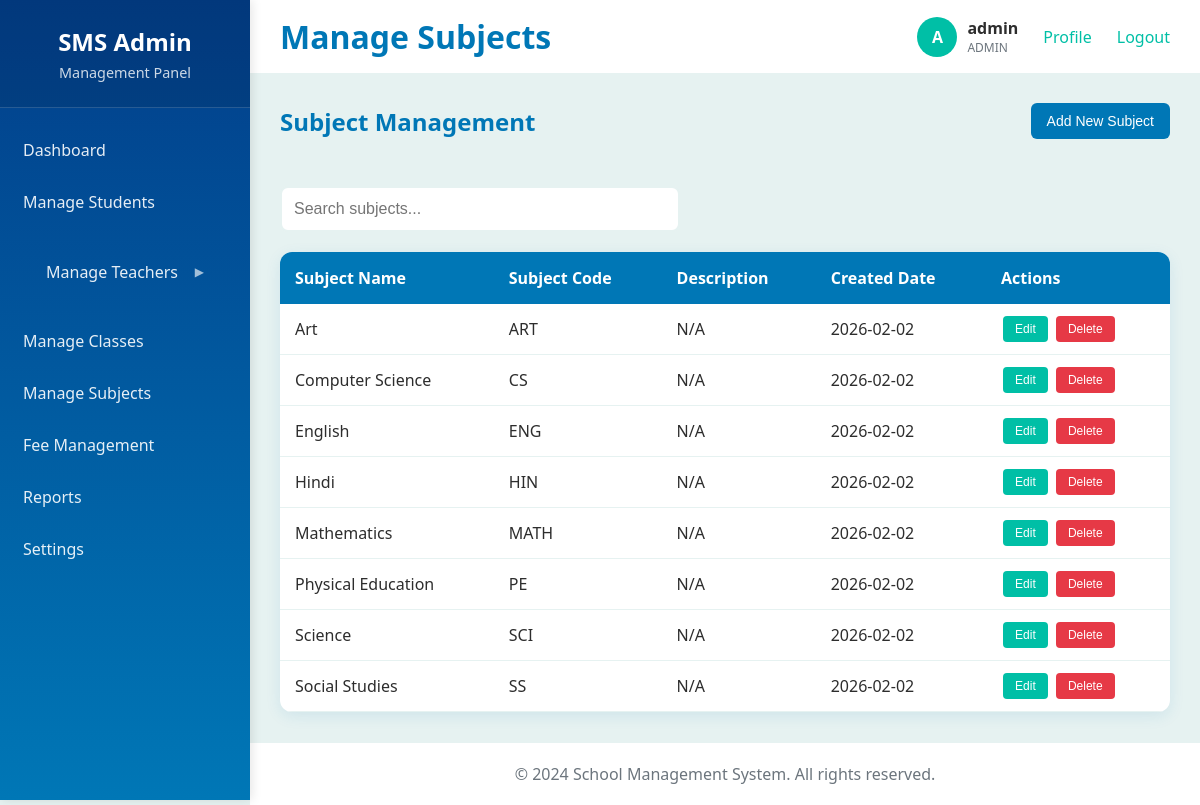
The app's page /admin/subjects.php (signed in) with its own data.
### tables this page shows
CREATE TABLE subjects (
    id INT PRIMARY KEY AUTO_INCREMENT,
    name VARCHAR(100) NOT NULL,
    code VARCHAR(20) UNIQUE,
    description TEXT,
    created_at TIMESTAMP DEFAULT CURRENT_TIMESTAMP
);

### config/database.php (called while the page is built, shortened)
<?php
class Database {
    private $host = DB_HOST;
    private $user = DB_USER;
    private $pass = DB_PASS;
    private $dbname = DB_NAME;
    private $dbh;
    public function __construct() {
        $dsn = 'mysql:host=' . $this->host . ';dbname=' . $this->dbname;
        $options = array(
            PDO::ATTR_PERSISTENT => true,
            PDO::ATTR_ERRMODE => PDO::ERRMODE_EXCEPTION
        );
        try {
            $this->dbh = new PDO($dsn, $this->user, $this->pass, $options);
        } catch(PDOException $e) {
            $this->error = $e->getMessage();
        }
    }
    public function query($query) {
        $this->stmt = $this->dbh->prepare($query);
    }
    public function execute() {
        return $this->stmt->execute();
    }
    public function resultset() {
        $this->execute();
        return $this->stmt->fetchAll(PDO::FETCH_ASSOC);
    }
}
?>

### admin/subjects.php (the view, shortened to what this page needs)
<?php
require_once 'layout.php';
require_once '../config/database.php';
$db = new Database();
$message = '';
$error = '';
$editSubject = null;
$db->query("SELECT * FROM subjects ORDER BY name");
$subjects = $db->resultset();
$content = '
<div class="page-header">
    <h2>Subject Management</h2>
    <button class="btn" onclick="showAddForm()">Add New Subject</button>
</div>
' . ($message ? '<div class="alert alert-success">' . $message . '</div>' : '') . '
' . ($error ? '<div class="alert alert-error">' . $error . '</div>' : '') . '
<div id="addModal" class="modal" style="display:none;">
    <div class="modal-content">
        <span class="close" onclick="closeModal()">&times;</span>
        <h3>' . ($editSubject ? 'Edit Subject' : 'Add New Subject') . '</h3>
        <form method="POST">
            <input type="hidden" name="action" value="' . ($editSubject ? 'edit' : 'add') . '">
            ' . ($editSubject ? '<input type="hidden" name="subject_id" value="' . $editSubject['id'] . '">' : '') . '
            <div class="form-row">
                <div class="form-group">
                    <label>Subject Name:</label>
                    <input type="text" name="name" required class="form-control"
                           value="' . ($editSubject['name'] ?? '') . '"
                           placeholder="e.g., Mathematics">
                </div>
                <div class="form-group">
                    <label>Subject Code:</label>
                    <input type="text" name="code" required class="form-control"
                           value="' . ($editSubject['code'] ?? '') . '"
                           placeholder="e.g., MATH101">
                </div>
            </div>
            <div class="form-group">
                <label>Description:</label>
                <textarea name="description" class="form-control"
                          placeholder="Optional description">' . ($editSubject['description'] ?? '') . '</textarea>
            </div>
            <button type="submit" class="btn">' . ($editSubject ? 'Update Subject' : 'Add Subject') . '</button>
        </form>
    </div>
</div>
<div class="search-bar">
    <input type="text" id="searchInput" placeholder="Search subjects..." onkeyup="filterTable()">
</div>
<div class="data-table">
    <table id="subjectsTable">
        <thead>
            <tr>
                <th>Subject Name</th>
                <th>Subject Code</th>
                <th>Description</th>
                <th>Created Date</th>
                <th>Actions</th>
            </tr>
        </thead>
        <tbody>';
foreach($subjects as $subject) {
    $content .= '
            <tr>
                <td>' . $subject['name'] . '</td>
                <td>' . $subject['code'] . '</td>
                <td>' . ($subject['description'] ?? 'N/A') . '</td>
                <td>' . date('Y-m-d', strtotime($subject['created_at'])) . '</td>
                <td>
                    <button class="btn-small btn-edit" onclick="editSubject(' . $subject['id'] . ')">Edit</button>
                    <button class="btn-small btn-delete" onclick="deleteSubject(' . $subject['id'] . ')">Delete</button>
                </td>
            </tr>';
}
$content .= '
        </tbody>
    </table>
</div>
<script>
function showAddForm() {
    document.getElementById("addModal").style.display = "block";
}
function closeModal() {
    document.getElementById("addModal").style.display = "none";
}
function editSubject(id) {
    window.location.href = "subjects.php?edit=" + id;
}
' . ($editSubject ? 'document.addEventListener("DOMContentLoaded", function() { showAddForm(); });' : '') . '
function deleteSubject(id) {
    if(confirm("Are you sure you want to delete this subject?")) {
        var form = document.createElement("form");
        form.method = "POST";
        form.innerHTML = `<input type="hidden" name="action" value="delete"><input type="hidden" name="subject_id" value="${id}">`;
        document.body.appendChild(form);
        form.submit();
    }
}
function filterTable() {
    var input = document.getElementById("searchInput");
    var filter = input.value.toUpperCase();
    var table = document.getElementById("subjectsTable");
    var tr = table.getElementsByTagName("tr");
    for (var i = 1; i < tr.length; i++) {
        var td = tr[i].getElementsByTagName("td");
        var found = false;
        for (var j = 0; j < td.length - 1; j++) {
            if (td[j] && td[j].innerHTML.toUpperCase().indexOf(filter) > -1) {
                found = true;
                break;
            }
        }
        tr[i].style.display = found ? "" : "none";
    }
}
</script>';
echo renderAdminLayout('Manage Subjects', $content);
?>

### assets/css/style.css (style rules this page uses)
* { margin: 0; padding: 0; box-sizing: border-box; }
body { font-family: 'Segoe UI', Tahoma, Geneva, Verdana, sans-serif; background: linear-gradient(135deg, #E6F2F1 0%, #B8E6E1 100%); min-height: 100vh; color: #2D2D2D; }
.btn { width: auto !important; min-width: 120px; max-width: 150px; padding: 10px 16px; background: #0077B6; color: white; border: none; border-radius: 6px; font-size: 14px; cursor: pointer; transition: background 0.3s; display: inline-block; text-align: center; }
.page-header { display: flex; justify-content: space-between; align-items: center; margin-bottom: 30px; padding-bottom: 15px; border-bottom: 2px solid #E6F2F1; }
.page-header h2 { color: #0077B6; margin: 0; flex: 1; }
.data-table { background: white; border-radius: 12px; overflow: hidden; box-shadow: 0 4px 15px rgba(0, 119, 182, 0.1); }
.data-table table { width: 100%; border-collapse: collapse; }
.data-table th { background: #0077B6; color: white; padding: 15px; text-align: left; font-weight: 600; }
.data-table td { padding: 12px 15px; border-bottom: 1px solid #E6F2F1; }
.btn-small { padding: 6px 12px; margin: 0 2px; border: none; border-radius: 4px; cursor: pointer; font-size: 12px; }
.btn-edit { background: #00BFA6; color: white; }
.btn-delete { background: #E63946; color: white; }
.search-bar { margin-bottom: 20px; }
.search-bar input { width: 100%; max-width: 400px; padding: 12px; border: 2px solid #E6F2F1; border-radius: 8px; font-size: 16px; }

### records on screen
subjects: name "Art", code "ART", description "N/A", created_at "2026-02-02"
subjects: name "Computer Science", code "CS", description "N/A", created_at "2026-02-02"
subjects: name "English", code "ENG", description "N/A", created_at "2026-02-02"
subjects: name "Hindi", code "HIN", description "N/A", created_at "2026-02-02"
subjects: name "Mathematics", code "MATH", description "N/A", created_at "2026-02-02"
subjects: name "Physical Education", code "PE", description "N/A", created_at "2026-02-02"
subjects: name "Science", code "SCI", description "N/A", created_at "2026-02-02"
subjects: name "Social Studies", code "SS", description "N/A", created_at "2026-02-02"

### other values on screen
$title "Manage Subjects"
substr($_SESSION['username'], 0, 1) "A"
$_SESSION['username'] "admin"
